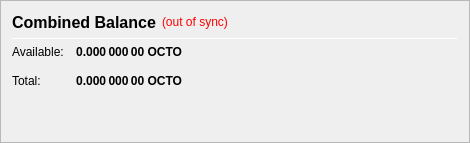
                   <widget class="QFrame" name="frame_CombinedBalances">
                    <property name="minimumSize">
                     <size>
                      <width>470</width>
                      <height>0</height>
                     </size>
                    </property>
                    <property name="frameShape">
                     <enum>QFrame::StyledPanel</enum>
                    </property>
                    <property name="frameShadow">
                     <enum>QFrame::Raised</enum>
                    </property>
                    <layout class="QVBoxLayout" name="verticalLayout_5">
                     <item>
                      <layout class="QHBoxLayout" name="horizontalLayout_5" stretch="0">
                       <item>
                        <widget class="QLabel" name="label_5z">
                         <property name="minimumSize">
                          <size>
                           <width>0</width>
                           <height>20</height>
                          </size>
                         </property>
                         <property name="font">
                          <font>
                           <pointsize>12</pointsize>
                           <weight>75</weight>
                           <bold>true</bold>
                          </font>
                         </property>
                         <property name="toolTip">
                          <string>Combined Balance (including unconfirmed and immature coins)</string>
                         </property>
                         <property name="text">
                          <string>Combined Balance</string>
                         </property>
                        </widget>
                       </item>
                       <item>
                        <widget class="QLabel" name="labelWalletStatus">
                         <property name="cursor">
                          <cursorShape>WhatsThisCursor</cursorShape>
                         </property>
                         <property name="toolTip">
                          <string>The displayed information may be out of date. Your wallet automatically synchronizes with the OCTO network after a connection is established, but this process has not completed yet.</string>
                         </property>
                         <property name="styleSheet">
                          <string notr="true">QLabel { color: red; }</string>
                         </property>
                         <property name="text">
                          <string notr="true">(out of sync)</string>
                         </property>
                         <property name="alignment">
                          <set>Qt::AlignLeading|Qt::AlignLeft|Qt::AlignVCenter</set>
                         </property>
                        </widget>
                       </item>
                       <item>
                        <spacer name="horizontalSpacer_1">
                         <property name="orientation">
                          <enum>Qt::Horizontal</enum>
                         </property>
                         <property name="sizeHint" stdset="0">
                          <size>
                           <width>40</width>
                           <height>20</height>
                          </size>
                         </property>
                        </spacer>
                       </item>
                      </layout>
                     </item>
                     <item>
                      <widget class="Line" name="line_CombinedBalance">
                       <property name="minimumSize">
                        <size>
                         <width>0</width>
                         <height>1</height>
                        </size>
                       </property>
                       <property name="maximumSize">
                        <size>
                         <width>16777215</width>
                         <height>1</height>
                        </size>
                       </property>
                       <property name="orientation">
                        <enum>Qt::Horizontal</enum>
                       </property>
                      </widget>
                     </item>
                     <item>
                      <layout class="QGridLayout" name="gridLayout_3">
                       <property name="spacing">
                        <number>12</number>
                       </property>
                       <item row="1" column="0">
                        <widget class="QLabel" name="labelBalanceTextz">
                         <property name="text">
                          <string>Available:</string>
                         </property>
                        </widget>
                       </item>
                       <item row="1" column="1">
                        <widget class="QLabel" name="labelBalancez">
                         <property name="font">
                          <font>
                           <weight>75</weight>
                           <bold>true</bold>
                          </font>
                         </property>
                         <property name="cursor">
                          <cursorShape>IBeamCursor</cursorShape>
                         </property>
                         <property name="toolTip">
                          <string>Your current spendable balance</string>
                         </property>
                         <property name="text">
                          <string notr="true">0.000 000 00 OCTO</string>
                         </property>
                         <property name="alignment">
                          <set>Qt::AlignRight|Qt::AlignTrailing|Qt::AlignVCenter</set>
                         </property>
                         <property name="textInteractionFlags">
                          <set>Qt::LinksAccessibleByMouse|Qt::TextSelectableByKeyboard|Qt::TextSelectableByMouse</set>
                         </property>
                        </widget>
                       </item>
                       <item row="2" column="0">
                        <widget class="QLabel" name="labelTotalTextz">
                         <property name="text">
                          <string>Total:</string>
                         </property>
                        </widget>
                       </item>
                       <item row="2" column="1">
                        <widget class="QLabel" name="labelTotalz">
                         <property name="font">
                          <font>
                           <weight>75</weight>
                           <bold>true</bold>
                          </font>
                         </property>
                         <property name="cursor">
                          <cursorShape>IBeamCursor</cursorShape>
                         </property>
                         <property name="toolTip">
                          <string>Total Balance, including all unavailable coins.</string>
                         </property>
                         <property name="text">
                          <string notr="true">0.000 000 00 OCTO</string>
                         </property>
                         <property name="alignment">
                          <set>Qt::AlignRight|Qt::AlignTrailing|Qt::AlignVCenter</set>
                         </property>
                         <property name="textInteractionFlags">
                          <set>Qt::LinksAccessibleByMouse|Qt::TextSelectableByKeyboard|Qt::TextSelectableByMouse</set>
                         </property>
                        </widget>
                       </item>
                       <item row="2" column="3">
                        <spacer name="horizontalSpacer_2">
                         <property name="orientation">
                          <enum>Qt::Horizontal</enum>
                         </property>
                         <property name="sizeHint" stdset="0">
                          <size>
                           <width>40</width>
                           <height>20</height>
                          </size>
                         </property>
                        </spacer>
                       </item>
                      </layout>
                     </item>
                     <item>
                      <spacer name="verticalSpacer_1">
                       <property name="orientation">
                        <enum>Qt::Vertical</enum>
                       </property>
                       <property name="sizeHint" stdset="0">
                        <size>
                         <width>20</width>
                         <height>40</height>
                        </size>
                       </property>
                      </spacer>
                     </item>
                    </layout>
                   </widget>
